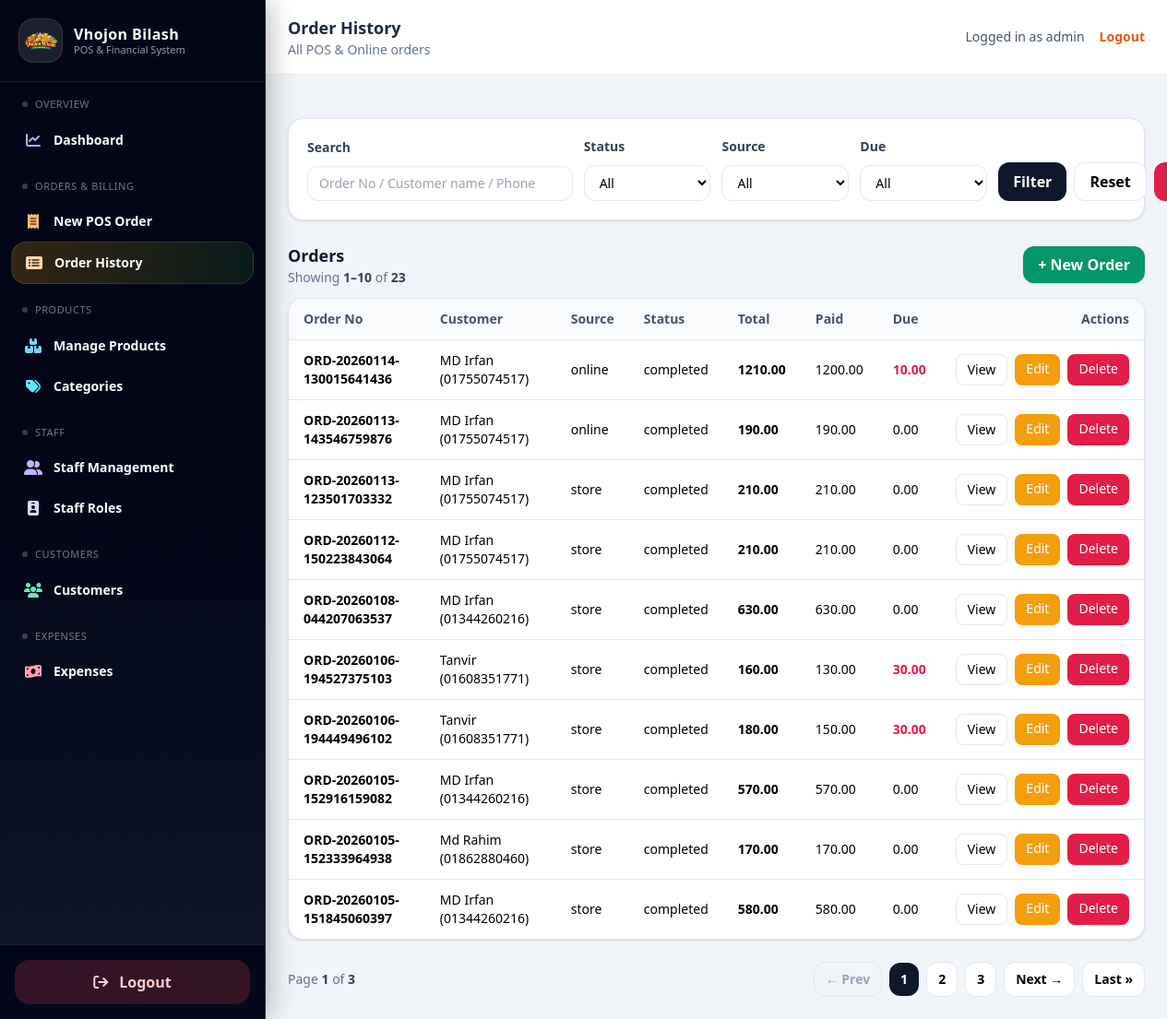
Screenshot of /orders/ (signed in) with the database file from the repository.
### orders/models.py (models this page shows, shortened)
class TimeStampedModel(models.Model):
    created_at = models.DateTimeField(default=timezone.now, editable=False)
    updated_at = models.DateTimeField(auto_now=True)
    class Meta:
        abstract = True

class Order(TimeStampedModel):
    class Source(models.TextChoices):
        ONLINE = "online", "Online"
        STORE = "store", "Physical Store"
    class Status(models.TextChoices):
        PENDING = "pending", "Pending"
        COMPLETED = "completed", "Completed"
        CANCELLED = "cancelled", "Cancelled"
    class DiscountType(models.TextChoices):
        FIXED = "fixed", "Fixed"
        PERCENT = "percent", "Percent"
    order_no = models.CharField(max_length=50, unique=True)
    customer = models.ForeignKey(
        Customer,
        on_delete=models.SET_NULL,
        null=True,
        blank=True,
        related_name="orders",
    )
    customer_address = models.ForeignKey(
        CustomerAddress,
        on_delete=models.SET_NULL,
        null=True,
        blank=True,
    )
    source = models.CharField(
        max_length=10,
        choices=Source.choices,
        default=Source.STORE,
    )
    status = models.CharField(
        max_length=20,
        choices=Status.choices,
        default=Status.PENDING,
    )
    subtotal = models.DecimalField(max_digits=10, decimal_places=2, default=Decimal("0.00"))
    discount_type = models.CharField(
        max_length=10,
        choices=DiscountType.choices,
        null=True,
        blank=True,
    )
    discount_value = models.DecimalField(
        max_digits=10,
        decimal_places=2,
        null=True,
        blank=True,
    )
    discount_amount = models.DecimalField(max_digits=10, decimal_places=2, default=Decimal("0.00"))
    tax_amount = models.DecimalField(max_digits=10, decimal_places=2, default=Decimal("0.00"))
    grand_total = models.DecimalField(max_digits=10, decimal_places=2, default=Decimal("0.00"))
    paid_total = models.DecimalField(max_digits=10, decimal_places=2, default=Decimal("0.00"))
    due_total = models.DecimalField(max_digits=10, decimal_places=2, default=Decimal("0.00"))
    notes = models.TextField(blank=True, null=True)
    ordered_at = models.DateTimeField(default=timezone.now)

### customers/models.py (models this page shows, shortened)
class TimeStampedModel(models.Model):
    created_at = models.DateTimeField(default=timezone.now, editable=False)
    updated_at = models.DateTimeField(auto_now=True)
    class Meta:
        abstract = True

class Customer(TimeStampedModel):
    name = models.CharField(max_length=150)
    phone = models.CharField(max_length=20, unique=True)
    def __str__(self):
        return f"{self.name} ({self.phone})"

### orders/views.py (the view)
# urls.py: path("", views.order_list, name="order_list"),
@login_required
def order_list(request):
    qs = Order.objects.select_related("customer").order_by("-id")
    q = request.GET.get("q", "").strip()
    status = request.GET.get("status", "").strip()
    source = request.GET.get("source", "").strip()
    due = request.GET.get("due", "").strip()
    if q:
        qs = qs.filter(
            Q(order_no__icontains=q) |
            Q(customer__name__icontains=q) |
            Q(customer__phone__icontains=q)
        )
    if status:
        qs = qs.filter(status=status)
    if source:
        qs = qs.filter(source=source)
    if due == "1":
        qs = qs.filter(due_total__gt=0)
    elif due == "0":
        qs = qs.filter(due_total__lte=0)
    paginator = Paginator(qs, 10)
    page_number = request.GET.get("page")
    page_obj = paginator.get_page(page_number)
    context = {
        "page_obj": page_obj,
        "orders": page_obj.object_list,
        "q": q,
        "status": status,
        "source": source,
        "due": due,
        "status_choices": getattr(Order.Status, "choices", []),
        "source_choices": getattr(Order.Source, "choices", []),
        "due_choices": [
            ("", "All"),
            ("1", "Due Only"),
            ("0", "Paid Only"),
        ],
    }
    return render(request, "orders/order_list.html", context)

### orders/templates/orders/order_list.html (shortened to what this page needs)
{% extends "base.html" %}
{% block top_title %}Order History{% endblock %}
{% block top_subtitle %}All POS & Online orders{% endblock %}
{% block content %}
  <div class="bg-white rounded-2xl shadow p-5 border border-slate-200 mb-6">
    <form method="get" class="grid grid-cols-1 md:grid-cols-6 gap-3 items-end">
      <div class="md:col-span-2">
        <label class="text-sm font-semibold">Search</label>
        <input
          class="mt-1 w-full rounded-xl border border-slate-200 px-3 py-2 text-sm focus:outline-none focus:ring-2 focus:ring-orange-200"
          name="q" value="{{ q }}" placeholder="Order No / Customer name / Phone" />
      </div>
      <div>
        <label class="text-sm font-semibold">Status</label>
        <select
          class="mt-1 w-full rounded-xl border border-slate-200 px-3 py-2 text-sm bg-white focus:outline-none focus:ring-2 focus:ring-orange-200"
          name="status">
          <option value="">All</option>
        </select>
      </div>
      <div>
        <label class="text-sm font-semibold">Source</label>
        <select
          class="mt-1 w-full rounded-xl border border-slate-200 px-3 py-2 text-sm bg-white focus:outline-none focus:ring-2 focus:ring-orange-200"
          name="source">
          <option value="">All</option>
        </select>
      </div>
      <div>
        <label class="text-sm font-semibold">Due</label>
        <select
          class="mt-1 w-full rounded-xl border border-slate-200 px-3 py-2 text-sm bg-white focus:outline-none focus:ring-2 focus:ring-orange-200"
          name="due">
          {% for value,label in due_choices %}
            <option value="{{ value }}" {% if due == value %}selected{% endif %}>{{ label }}</option>
          {% endfor %}
        </select>
      </div>
      <div class="flex gap-2">
        <button class="px-4 py-2 rounded-xl bg-slate-900 text-white font-semibold hover:bg-slate-800">
          Filter
        </button>
        <a href="{% url 'orders:order_list' %}"
           class="px-4 py-2 rounded-xl bg-white border border-slate-200 font-semibold hover:bg-slate-50">
          Reset
        </a>
        <a href="{% url 'orders:order_list' %}?due=1"
           class="px-4 py-2 rounded-xl bg-rose-600 text-white font-semibold hover:bg-rose-700">
        </a>
      </div>
    </form>
  </div>
  <div class="flex items-center justify-between mb-3">
    <div>
      <h2 class="text-lg font-semibold text-slate-900">Orders</h2>
      {% if page_obj %}
        <p class="text-sm text-slate-500">
          Showing
          <span class="font-semibold text-slate-700">
            {{ page_obj.start_index }}–{{ page_obj.end_index }}
          </span>
          of
          <span class="font-semibold text-slate-700">
            {{ page_obj.paginator.count }}
          </span>
        </p>
      {% endif %}
    </div>
    <a href="{% url 'orders:order_create' %}"
       class="px-4 py-2 rounded-xl bg-emerald-600 text-white font-semibold hover:bg-emerald-700 shadow">
      + New Order
    </a>
  </div>
  <div class="bg-white rounded-2xl shadow border border-slate-200 overflow-hidden">
    <div class="overflow-x-auto">
      <table class="min-w-full text-sm">
        <thead class="bg-slate-50">
          <tr class="text-left text-slate-600 border-b">
            <th class="py-3 px-4">Order No</th>
            <th class="py-3 px-4">Customer</th>
            <th class="py-3 px-4">Source</th>
            <th class="py-3 px-4">Status</th>
            <th class="py-3 px-4">Total</th>
            <th class="py-3 px-4">Paid</th>
            <th class="py-3 px-4">Due</th>
            <th class="py-3 px-4 text-right">Actions</th>
          </tr>
        </thead>
        <tbody>
          {% for o in page_obj %}
            <tr class="border-b last:border-b-0 hover:bg-slate-50">
              <td class="py-3 px-4 font-semibold">{{ o.order_no }}</td>
              <td class="py-3 px-4">
                {% if o.customer %}{{ o.customer }}{% else %}-{% endif %}
              </td>
              <td class="py-3 px-4">{{ o.source }}</td>
              <td class="py-3 px-4">{{ o.status }}</td>
              <td class="py-3 px-4 font-semibold">{{ o.grand_total }}</td>
              <td class="py-3 px-4">{{ o.paid_total }}</td>
              <td class="py-3 px-4 {% if o.due_total > 0 %}text-rose-600 font-semibold{% endif %}">
                {{ o.due_total }}
              </td>
              <td class="py-3 px-4">
                <div class="flex justify-end gap-2">
                  <a href="{% url 'orders:order_detail' o.pk %}"
                     class="px-3 py-1.5 rounded-lg bg-white border border-slate-200 hover:bg-slate-50">
                    View
                  </a>
                  <a href="{% url 'orders:order_update' o.pk %}"
                     class="px-3 py-1.5 rounded-lg bg-amber-500 text-white hover:bg-amber-600">
                    Edit
                  </a>
                  <a href="{% url 'orders:order_delete' o.pk %}"
                     class="px-3 py-1.5 rounded-lg bg-rose-600 text-white hover:bg-rose-700">
                    Delete
                  </a>
                </div>
              </td>
            </tr>
          {% empty %}
            <tr>
              <td colspan="8" class="py-8 text-center text-slate-500">No orders found.</td>
            </tr>
          {% endfor %}
        </tbody>
      </table>
    </div>
  </div>
  {% if page_obj.paginator.num_pages > 1 %}
    <div class="mt-6 flex flex-col sm:flex-row items-center justify-between gap-3">
      <p class="text-sm text-slate-500">
        Page <span class="font-semibold text-slate-700">{{ page_obj.number }}</span>
        of <span class="font-semibold text-slate-700">{{ page_obj.paginator.num_pages }}</span>
      </p>
      <div class="flex items-center gap-2">
        {% with qs="q="|add:q|add:"&status="|add:status|add:"&source="|add:source|add:"&due="|add:due %}
          {% if page_obj.has_previous %}
            <a href="?{{ qs }}&page={{ page_obj.previous_page_number }}"
               class="px-3 py-2 rounded-xl bg-white border border-slate-200 hover:bg-slate-50 text-sm font-semibold">
              ← Prev
            </a>
          {% else %}
            <span class="px-3 py-2 rounded-xl bg-slate-100 border border-slate-200 text-sm font-semibold text-slate-400 cursor-not-allowed">
              ← Prev
            </span>
          {% endif %}
          {% for n in page_obj.paginator.page_range %}
            {% if n == page_obj.number %}
              <span class="px-3 py-2 rounded-xl bg-slate-900 text-white text-sm font-semibold">
                {{ n }}
              </span>
            {% elif n >= page_obj.number|add:-2 and n <= page_obj.number|add:2 %}
              <a href="?{{ qs }}&page={{ n }}"
                 class="px-3 py-2 rounded-xl bg-white border border-slate-200 hover:bg-slate-50 text-sm font-semibold">
                {{ n }}
              </a>
            {% endif %}
          {% endfor %}
          {% if page_obj.has_next %}
            <a href="?{{ qs }}&page={{ page_obj.next_page_number }}"
               class="px-3 py-2 rounded-xl bg-white border border-slate-200 hover:bg-slate-50 text-sm font-semibold">
              Next →
            </a>
          {% else %}
            <span class="px-3 py-2 rounded-xl bg-slate-100 border border-slate-200 text-sm font-semibold text-slate-400 cursor-not-allowed">
              Next →
            </span>
          {% endif %}
          {% if page_obj.number < page_obj.paginator.num_pages %}
            <a href="?{{ qs }}&page={{ page_obj.paginator.num_pages }}"
               class="px-3 py-2 rounded-xl bg-white border border-slate-200 hover:bg-slate-50 text-sm font-semibold">
              Last »
            </a>
          {% endif %}
        {% endwith %}
      </div>
    </div>
  {% endif %}
{% endblock %}

### templates/base.html (shortened to what this page needs)
{% load static %}
<!DOCTYPE html>
<html lang="en">
<head>
  <script src="https://cdn.tailwindcss.com"></script>
</head>
<body class="bg-slate-100 min-h-screen">
  <div class="flex min-h-screen">
    {% include "sidebar.html" %}
    <div class="flex-1 flex flex-col">
      <nav class="bg-white shadow-sm px-6 py-4 flex items-center justify-between">
        <div>
          <h1 class="text-lg font-semibold text-slate-800">{% block top_title %}Dashboard{% endblock %}</h1>
          <p class="text-sm text-slate-500">{% block top_subtitle %}{% endblock %}</p>
        </div>
        <div class="flex items-center gap-4">
          <div class="text-sm text-slate-600">
            Logged in as <span class="font-medium">{{ request.user.username }}</span>
          </div>
          <a href="{% url 'logout' %}"
             class="text-sm font-semibold text-orange-600 hover:text-orange-700">
            Logout
          </a>
        </div>
      </nav>
      <div class="p-6 pb-0">
      </div>
      <main class="p-6 flex-1">
        <div class="max-w-6xl mx-auto">
          {% block content %}{% endblock %}
        </div>
      </main>
    </div>
  </div>
</body>
</html>

### templates/base.html (style rules this page uses)
input, select, textarea { width:100%; border:1px solid rgb(226 232 240); border-radius:12px; padding:10px 12px; background:white; outline:none; }
label { display:block;font-weight:600;margin-bottom:6px;color:#334155; }

### rows the page displays
Order: order_no "ORD-20260114-130015641436", customer "MD Irfan (01755074517)", source "online", status "completed", grand_total "1210.00", paid_total "1200.00", due_total "10.00"
Order: order_no "ORD-20260113-143546759876", customer "MD Irfan (01755074517)", source "online", status "completed", grand_total "190.00", paid_total "190.00", due_total "0.00"
Order: order_no "ORD-20260113-123501703332", customer "MD Irfan (01755074517)", source "store", status "completed", grand_total "210.00", paid_total "210.00", due_total "0.00"
Order: order_no "ORD-20260112-150223843064", customer "MD Irfan (01755074517)", source "store", status "completed", grand_total "210.00", paid_total "210.00", due_total "0.00"
Order: order_no "ORD-20260108-044207063537", customer "MD Irfan (01344260216)", source "store", status "completed", grand_total "630.00", paid_total "630.00", due_total "0.00"
Order: order_no "ORD-20260106-194527375103", customer "Tanvir (01608351771)", source "store", status "completed", grand_total "160.00", paid_total "130.00", due_total "30.00"
Order: order_no "ORD-20260106-194449496102", customer "Tanvir (01608351771)", source "store", status "completed", grand_total "180.00", paid_total "150.00", due_total "30.00"
Order: order_no "ORD-20260105-152916159082", customer "MD Irfan (01344260216)", source "store", status "completed", grand_total "570.00", paid_total "570.00", due_total "0.00"
Order: order_no "ORD-20260105-152333964938", customer "Md Rahim (01862880460)", source "store", status "completed", grand_total "170.00", paid_total "170.00", due_total "0.00"
Order: order_no "ORD-20260105-151845060397", customer "MD Irfan (01344260216)", source "store", status "completed", grand_total "580.00", paid_total "580.00", due_total "0.00"

### other values shown
{{ request.user.username }} "admin"
{{ page_obj.start_index }} "1"
{{ page_obj.end_index }} "10"
{{ page_obj.paginator.count }} "23"
{{ page_obj.number }} "1"
{{ page_obj.paginator.num_pages }} "3"
{{ n }} "1"
{{ n }} "2" "3"
form field due "All"
